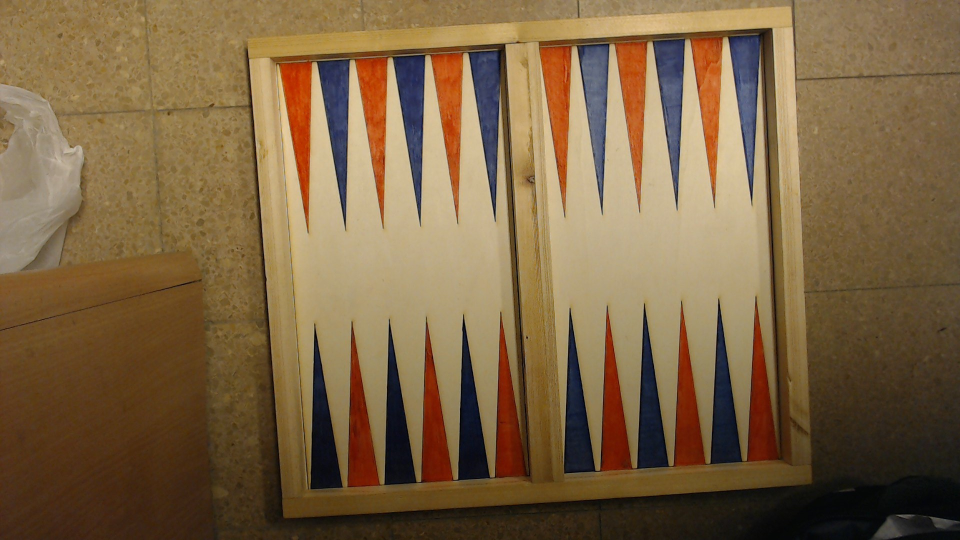
#> input picture Board detection/Board_size Detection/board.jpg, 1920 x 1080 px, given in place of the camera (shown at 1/2 size)
$ python board_detection.py
#> lines starting #> are read from the running program, lines starting #| are printed output that depends on the picture; after the words box and inside, x2 and y2 are one past the last pixel; in counts of white or black regions, pixels touching at a corner belong together
import cv2
import numpy as np
from matplotlib import pyplot as plt

cap = cv2.VideoCapture(0, cv2.CAP_DSHOW)
cap.set(cv2.CAP_PROP_FRAME_WIDTH, 1920)
cap.set(cv2.CAP_PROP_FRAME_HEIGHT, 1080)

# Capture frame-by-frame
ret, frame = cap.read()
#> frame is the input picture: shape (1080, 1920, 3); mean B, G, R 67.7, 100.3, 124.7
# Our operations on the frame come here
while np.sum(frame) == 0 or frame is None:
    ret, frame = cap.read()
    # Our operations on the frame come here
img = cv2.cvtColor(frame, cv2.IMREAD_COLOR)
tmp = cv2.resize(img, (1140, 640))
cv2.imshow('Original Image', tmp)
cv2.waitKey(0)

gray = cv2.cvtColor(img, cv2.COLOR_BGR2GRAY)
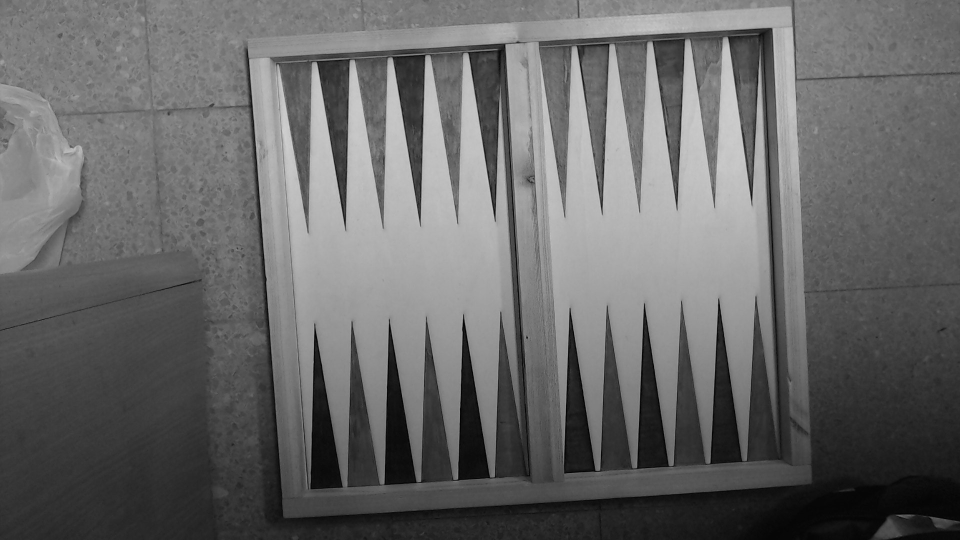
#> gray: shape (1080, 1920) (shown at 1/2 size); min 0, max 214, mean 103.9

edges = cv2.Canny(gray, 700, 900, apertureSize=5)
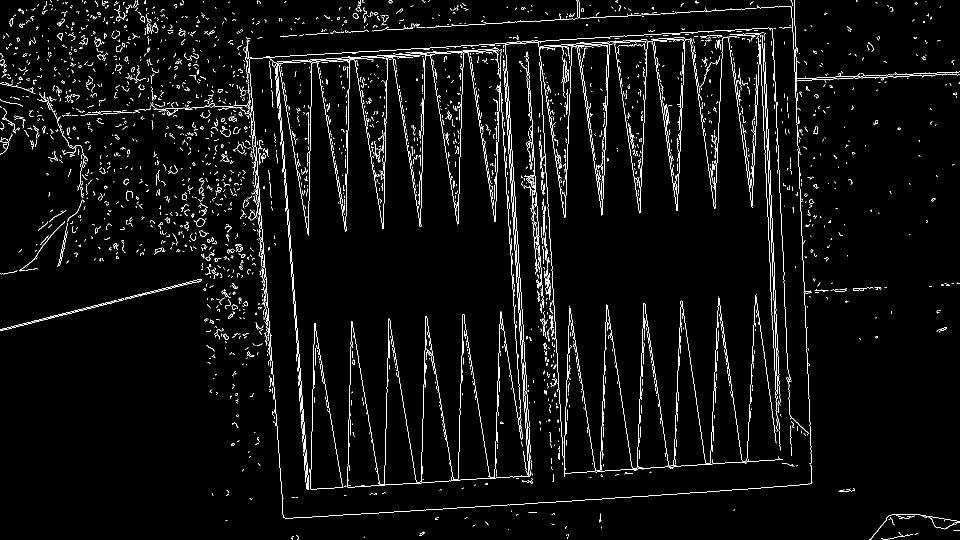
#> edges: shape (1080, 1920) (shown at 1/2 size); 3.4% white in thin lines or dots
edges = cv2.morphologyEx(edges, kernel=None, op=cv2.MORPH_CLOSE, iterations=2)
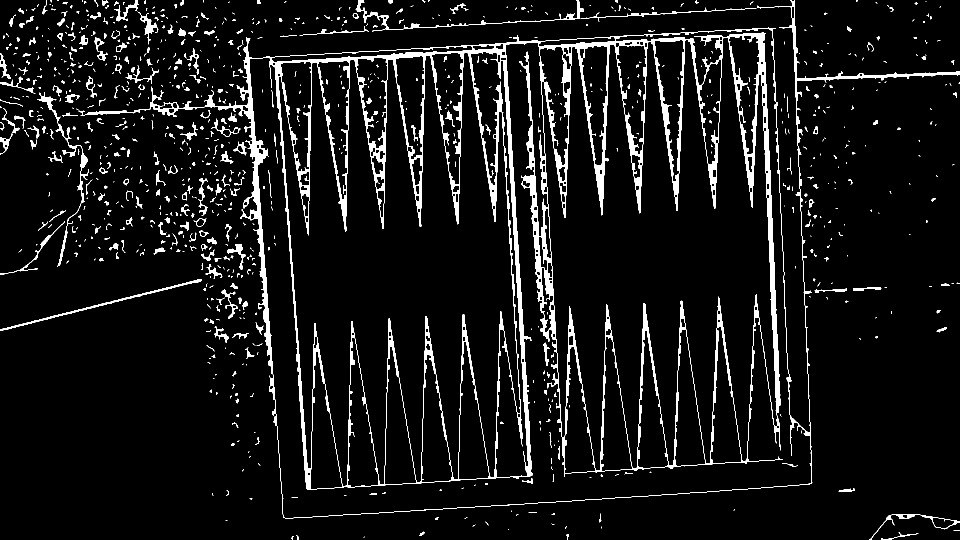
#> edges: shape (1080, 1920) (shown at 1/2 size); 6.8% white; 925 white regions (590 under 20 px)
# [15 lines of commented-out code are left out]

tmp = cv2.resize(edges, (1140, 640))
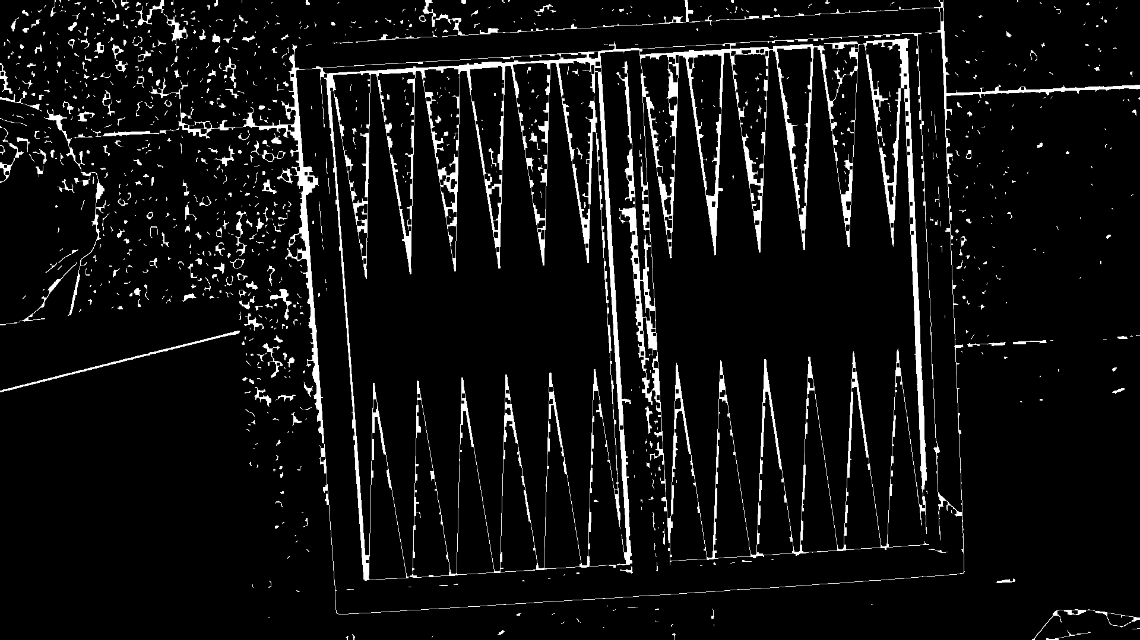
#> tmp: shape (640, 1140); min 0, max 255, mean 17.3
cv2.imshow('edges Image', tmp)
cv2.waitKey(0)

contours, hierarchy = cv2.findContours(edges, cv2.RETR_EXTERNAL, cv2.CHAIN_APPROX_SIMPLE)
#> contours = 780 contours, 598 with area under 20; largest, box (x1, y1, x2, y2) and area: (157, 0, 1920, 1037) 968578, (74, 184, 178, 533) 1370, (1738, 1028, 1920, 1080) 1124, (711, 0, 1168, 60) 1109, (0, 558, 404, 662) 1101

tmp = img.copy()
cv2.drawContours(tmp, contours, -1, (0, 255, 0), 2)
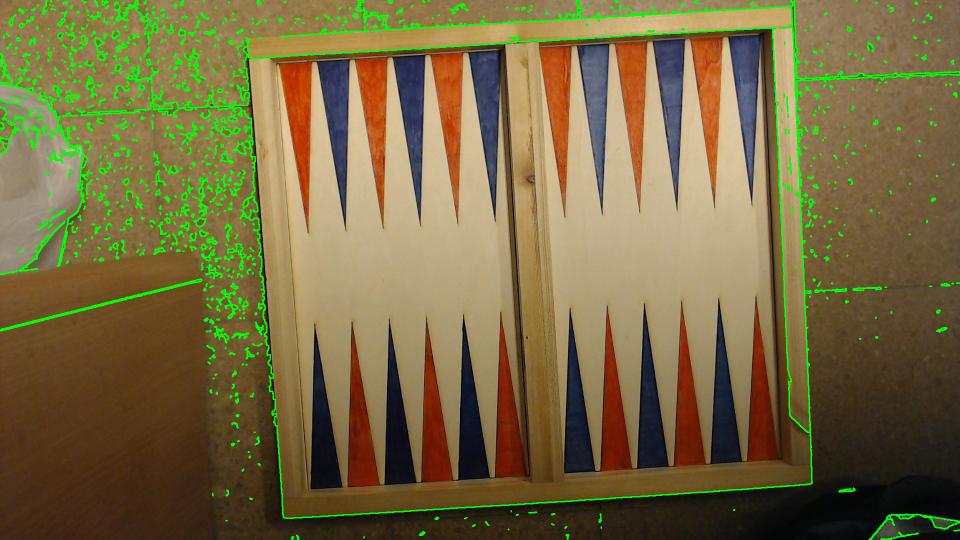
#> tmp: shape (1080, 1920, 3) (shown at 1/2 size); 4.16% of pixels changed, all inside (x1, y1, x2, y2) = (0, 0, 1920, 1080)
tmp = cv2.resize(tmp, (1140, 640))
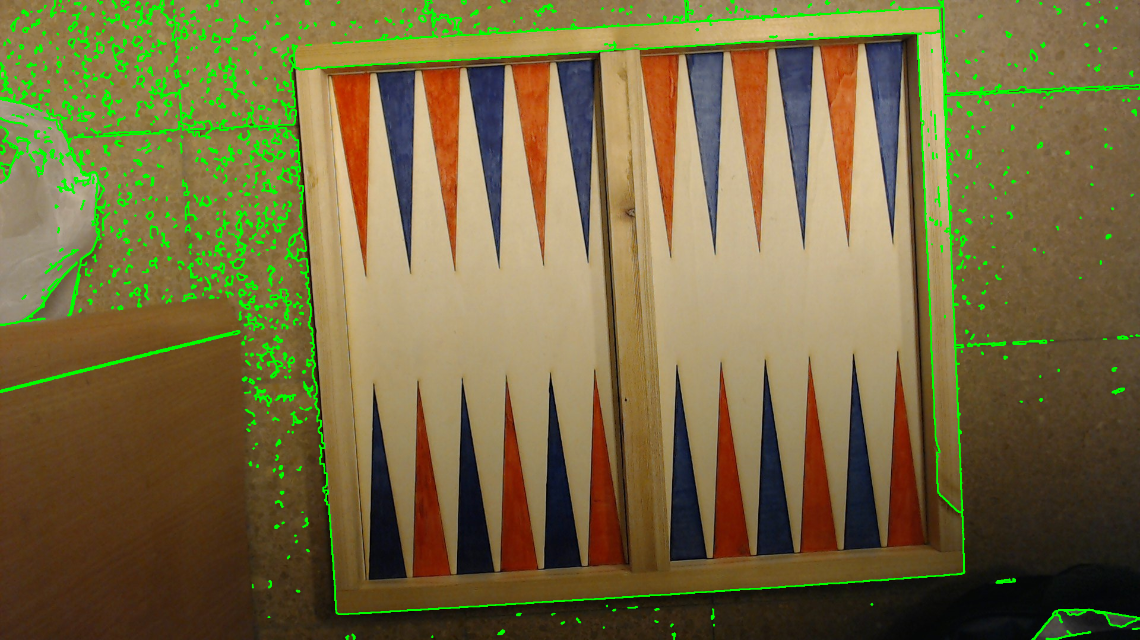
#> tmp: shape (640, 1140, 3); mean B, G, R 64.8, 106.4, 119.3
cv2.imshow('Contour Image', tmp)
cv2.waitKey(0)

contours_list = []

for contour in contours:
    epsilon = 0.1 * cv2.arcLength(contour, True)
    approx = cv2.approxPolyDP(contour, epsilon, True)
    area = cv2.contourArea(contour)
    if len(approx) < 12 and area > img.shape[0] * img.shape[1] * 0.1:
        contours_list.append(contour)
#> this loop made 780 passes
#> (epsilon, approx, area) on passes 5, 6, 18: (17.93, [[1762, 1079], [1836, 1067]], 55), (2.9, [[849, 1065], [846, 1063], [838, 1070]], 31), (49.65, [[1738, 1079], [1919, 1042]], 1124)
#> after the loop, contours_list = 1 contour; box (x1, y1, x2, y2) and area: (157, 0, 1920, 1037) 968578

biggest_contour = None
biggest_area = 0
for contour in contours_list:
    area = cv2.contourArea(contour)
    if area > biggest_area:
        biggest_area = area
        biggest_contour = contour
#> this loop made 1 pass
#> (area, biggest_area) on pass 1: (968578.5, 968578.5)
#> after the loop, biggest_area = 968578.5; biggest_contour = contour of 2079 points, box (x1, y1, x2, y2) (157, 0, 1920, 1037), area 968578

# cv2.drawContours(img, [biggest_contour], -1, (120, 255, 31), 2)
hull = cv2.convexHull(biggest_contour)
#> hull = contour of 28 points, box (x1, y1, x2, y2) (157, 0, 1920, 1037), area 1369377
hull_poly = cv2.approxPolyDP(hull, 0.05 * cv2.arcLength(hull, True), True)
#> hull_poly = [[1919, 143], [1622, 967], [586, 1036], [157, 222]]
cv2.drawContours(img, [hull], 0, (0, 0, 255), 2)
cv2.drawContours(img, [hull_poly], 0, (0, 255, 255), 2)

tmp = cv2.resize(img, (1140, 640))
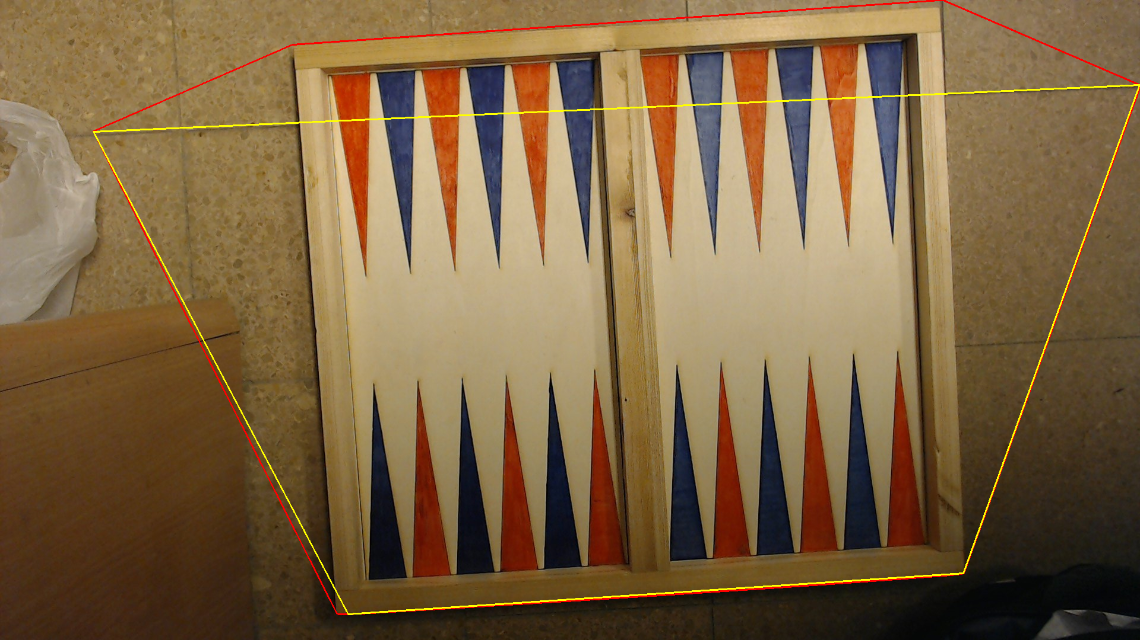
#> tmp: shape (640, 1140, 3); mean B, G, R 66.9, 100.8, 126.3
cv2.imshow('Output Image', tmp)
cv2.waitKey(0)
